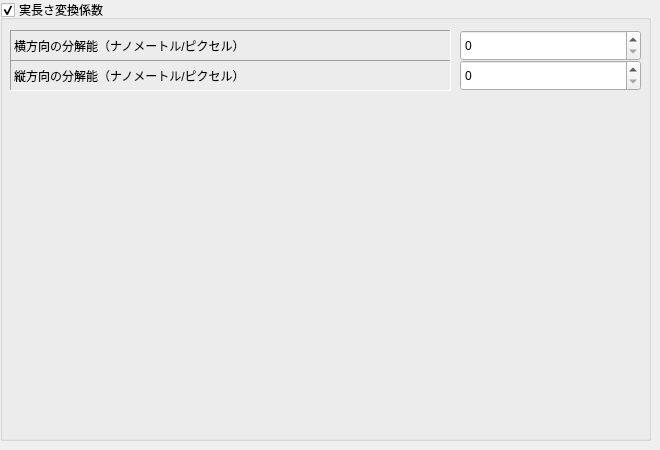
   <widget class="QWidget" name="tab_12">
    <attribute name="title">
     <string>全体設定</string>
    </attribute>
    <widget class="QGroupBox" name="groupBox_4">
     <property name="geometry">
      <rect>
       <x>0</x>
       <y>0</y>
       <width>651</width>
       <height>441</height>
      </rect>
     </property>
     <property name="title">
      <string>実長さ変換係数</string>
     </property>
     <property name="checkable">
      <bool>true</bool>
     </property>
     <widget class="QSpinBox" name="spinBoxResolutionXNano">
      <property name="geometry">
       <rect>
        <x>460</x>
        <y>30</y>
        <width>181</width>
        <height>31</height>
       </rect>
      </property>
     </widget>
     <widget class="QLabel" name="label_9">
      <property name="geometry">
       <rect>
        <x>10</x>
        <y>30</y>
        <width>441</width>
        <height>31</height>
       </rect>
      </property>
      <property name="frameShape">
       <enum>QFrame::Panel</enum>
      </property>
      <property name="frameShadow">
       <enum>QFrame::Sunken</enum>
      </property>
      <property name="text">
       <string>横方向の分解能（ナノメートル/ピクセル）</string>
      </property>
     </widget>
     <widget class="QSpinBox" name="spinBoxResolutionYNano">
      <property name="geometry">
       <rect>
        <x>460</x>
        <y>60</y>
        <width>181</width>
        <height>31</height>
       </rect>
      </property>
     </widget>
     <widget class="QLabel" name="label_14">
      <property name="geometry">
       <rect>
        <x>10</x>
        <y>60</y>
        <width>441</width>
        <height>31</height>
       </rect>
      </property>
      <property name="frameShape">
       <enum>QFrame::Panel</enum>
      </property>
      <property name="frameShadow">
       <enum>QFrame::Sunken</enum>
      </property>
      <property name="text">
       <string>縦方向の分解能（ナノメートル/ピクセル）</string>
      </property>
     </widget>
    </widget>
   </widget>
